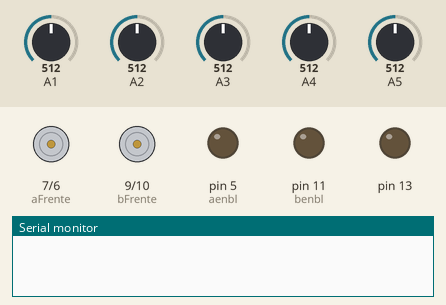
The sketch below on a simulated Arduino Uno, built with avr-gcc and run on an emulated ATmega328P. Parts: motor-driver pin pairs drawn as motors (green arrow = first pin HIGH = forward, orange = second pin HIGH = backward, longer = more drive), output pins drawn as LEDs (lit = HIGH), the last lines printed to the serial monitor. The inputs (shaded band) are chosen by the test bench; at power-on: A1 = 512, A2 = 512, A3 = 512, A4 = 512, A5 = 512. At 40.9 s the program stops and its outputs stay as they are.

Above: at 0.1 s.
At 10.9 s:
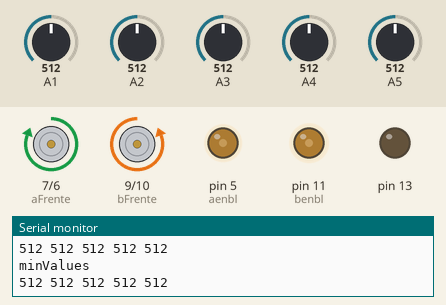
At 41.0 s:
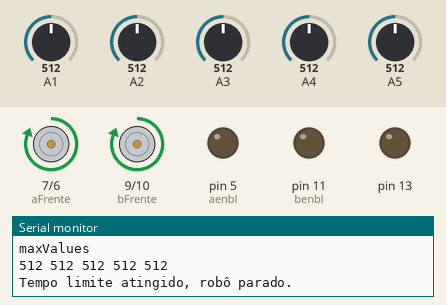
Timing chart, 0 to 42.4 s (numbered marks = the images above):
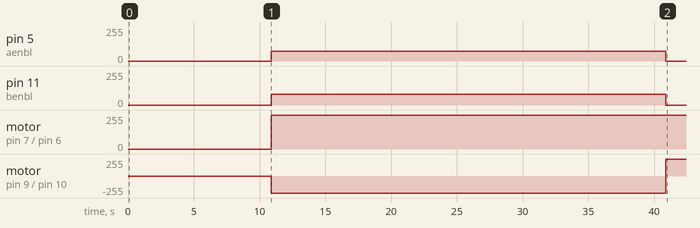

The sketch:

followline_time.ino
```cpp
#ifndef cbi
#define cbi(sfr, bit) (_SFR_BYTE(sfr) &= ~_BV(bit))
#endif
#ifndef sbi
#define sbi(sfr, bit) (_SFR_BYTE(sfr) |= _BV(bit))
#endif

//Enter Line Details
bool isBlackLine = 1;             //keep 1 in case of black line. In case of white line change this to 0
unsigned int lineThickness = 25;  //Enter line thickness in mm. Works best for thickness between 10 & 35
unsigned int numSensors = 5;      // Enter number of sensors as 5 or 7
bool brakeEnabled = 0;

int aenbl = 5;
int aFrente = 7;
int aTras = 6;

int benbl = 11;
int bFrente = 9;
int bTras = 10;

int P, D, I, previousError, PIDvalue, error;
int lsp, rsp;
int lfSpeed = 60;
int currentSpeed = 30;

float Kp = 0.06;
float Kd = 1.5;
float Ki = 0;

int onLine = 1;
int minValues[6], maxValues[6], threshold[6], sensorValue[6];
bool brakeFlag = 0;

// Variáveis para temporizador
unsigned long startTime;          // Armazena o tempo de início
unsigned long timeLimit = 30000;  // 30 segundos (30000 milissegundos) (segundos x 1000)

void setup() {
  for (int i = 1; i <= 5; i++) {
    minValues[i] = 1023;
    maxValues[i] = 0;
  }

  pinMode(aenbl, OUTPUT);
  pinMode(aFrente, OUTPUT);
  pinMode(aTras, OUTPUT);

  pinMode(benbl, OUTPUT);
  pinMode(bFrente, OUTPUT);
  pinMode(bTras, OUTPUT);

  sbi(ADCSRA, ADPS2);
  cbi(ADCSRA, ADPS1);
  cbi(ADCSRA, ADPS0);

  Serial.begin(9600);
  pinMode(13, OUTPUT);

  lineThickness = constrain(lineThickness, 10, 35);

  delay(2000);
  Serial.println("inicio da calibragem");

  // Realize a calibração movendo o robô sobre a linha e o fundo.
  for (int i = 0; i < 300; i++) {
    calibrate();
    delay(5);
  }

  Serial.println("fim da calibragem");
  delay(2000);

  //codigo abaixo usado para teste de valores

  Serial.println("threshold");
  for (int i = 1; i <= 5; i++) {
    Serial.print(threshold[i]);
    Serial.print(" ");
  }

  //Serial.println();
  //Serial.println("sensorValue");
  //for (int i = 1; i <= 5; i++) {
  //  Serial.print(sensorValue[i] = map(analogRead(i), minValues[i], maxValues[i], 0, 1000));
  //  Serial.print(" ");
  //}

  Serial.println();
  Serial.println("minValues");
  for (int i = 1; i <= 5; i++) {
    Serial.print(minValues[i]);
    Serial.print(" ");
  }
  Serial.println();
  Serial.println("maxValues");
  for (int i = 1; i <= 5; i++) {
    Serial.print(maxValues[i]);
    Serial.print(" ");
  }
  Serial.println();

  // Inicializa o temporizador
  startTime = millis();
}

void loop() {
  // Verifica se o tempo limite foi atingido (30 segundos)
  if (millis() - startTime >= timeLimit) {
    // Para os motores
    motor(0, 0);
    Serial.println("Tempo limite atingido, robô parado.");
    while (true);  // Pausa o loop indefinidamente
  }

  readLine();
  if (currentSpeed < lfSpeed) currentSpeed++;
  if (onLine == 1) {  // PID LINE FOLLOW
    linefollow();
    digitalWrite(13, HIGH);
    brakeFlag = 0;
  } else {
    digitalWrite(13, LOW);
    if (error > 0) {
      if (brakeEnabled == 1 && brakeFlag == 0) {
        motor(0, 0);
        delay(30);
      }
      motor(-75, 80);
      brakeFlag = 1;
    } else {
      if (brakeEnabled == 1 && brakeFlag == 0) {
        motor(0, 0);
        delay(30);
      }
      motor(75, -80);
      brakeFlag = 1;
    }
  }
}

void motor(int speedA, int speedB) {
  if (speedA < 0) {       // se a velocidade do motor A for menor que zero então ele vai andar para tras
    speedA = 0 - speedA;  // a velocidade passa a ser positiva mas ele vai andar para tras
    digitalWrite(aFrente, LOW);
    digitalWrite(aTras, HIGH);
  } else {
    digitalWrite(aFrente, HIGH);
    digitalWrite(aTras, LOW);
  }
  if (speedB < 0) {       // se a velocidade do motor B for menor que zero então ele vai andar para tras
    speedB = 0 - speedB;  // a velocidade passa a ser positiva mas ele vai andar para tras
    digitalWrite(bFrente, LOW);
    digitalWrite(bTras, HIGH);
  } else {
    digitalWrite(bFrente, HIGH);
    digitalWrite(bTras, LOW);
  }
  analogWrite(aenbl, speedA);
  analogWrite(benbl, speedB);
}

void linefollow() {
  if (numSensors == 5) {
    error = (3 * sensorValue[1] + sensorValue[2] - sensorValue[4] - 3 * sensorValue[5]);
  }
  if (lineThickness > 22) {
    error = error * -1;
  }
  if (isBlackLine) {
    error = error * -1;
  }

  P = error;
  I = I + error;
  D = error - previousError;

  PIDvalue = (Kp * P) + (Ki * I) + (Kd * D);
  previousError = error;

  lsp = currentSpeed - PIDvalue;
  rsp = currentSpeed + PIDvalue;

  if (lsp > 80) {
    lsp = 80;
  }
  if (lsp < -75) {
    lsp = -75;
  }
  if (rsp > 80) {
    rsp = 80;
  }
  if (rsp < -75) {
    rsp = -75;
  }
  motor(lsp, rsp);
}

void calibrate() {
  for (int i = 1; i <= 5; i++) {
    if (analogRead(i) < minValues[i]) {
      minValues[i] = analogRead(i);
    }
    if (analogRead(i) > maxValues[i]) {
      maxValues[i] = analogRead(i);
    }
  }

  for (int i = 1; i <= 5; i++) {
    threshold[i] = (minValues[i] + maxValues[i]) / 2;
    Serial.print(analogRead(i));
    Serial.print(" ");
  }
  Serial.println();
}

void readLine() {
  onLine = 0;

  for (int i = 1; i <= 5; i++) {
    sensorValue[i] = map(analogRead(i), minValues[i], maxValues[i], 0, 1000);
    sensorValue[i] = constrain(sensorValue[i], 0, 1000);
    if (isBlackLine == 1 && sensorValue[i] > 700) onLine = 1;
    if (isBlackLine == 0 && sensorValue[i] < 700) onLine = 1;
  }
}
```

Measured:
- by itself, pin 5 (aenbl): 0/255 → 75/255 at 10.9 s, → 0/255 30.0 s later
- by itself, pin 11 (benbl): 0/255 → 80/255 at 10.9 s, → 0/255 30.0 s later
- by itself, motor on pin 7 (aFrente) / pin 6 (aTras): stopped → forward 255/255 at 10.9 s
- by itself, motor on pin 9 (bFrente) / pin 10 (bTras): stopped → backward 255/255 at 10.9 s, → forward 255/255 30.0 s later
